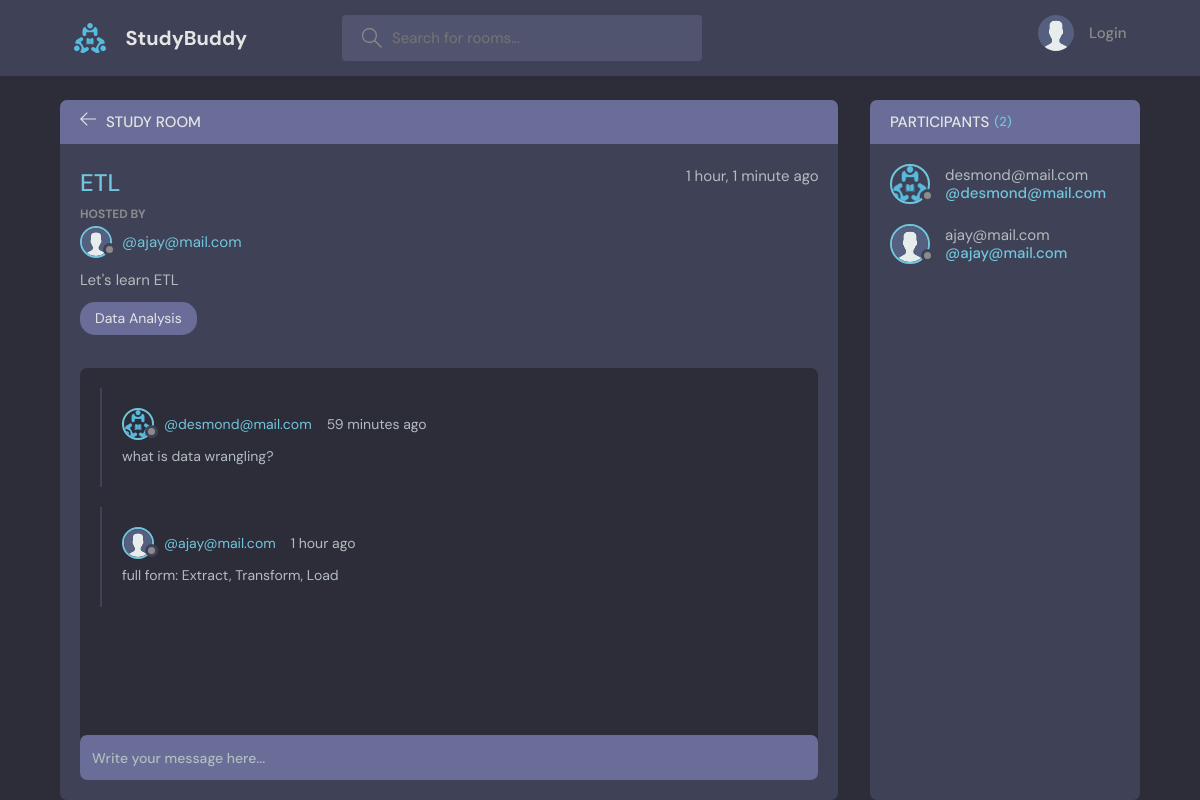
The app's page /room/2 with its own data.
### base/models.py (models this page shows)
class Room(models.Model):
    host = models.ForeignKey(User, on_delete=models.SET_NULL, null=True)
    topic = models.ForeignKey(Topic, on_delete=models.SET_NULL, null=True)
    participants = models.ManyToManyField(User, related_name='participants', blank=True)
    name = models.CharField(max_length=200)
    description = models.TextField(null=True,blank=True)
    updated = models.DateTimeField(auto_now=True)
    created = models.DateTimeField(auto_now_add=True)
    class Meta:
        ordering = ['-updated', '-created']
    def __str__(self):
        return self.name

class User(AbstractUser):
    name = models.CharField(max_length=200, null=True)
    email = models.EmailField(unique=True)
    bio = models.TextField(null=True)
    avatar = models.ImageField(null=True, default="avatar.svg")
    USERNAME_FIELD = 'email'
    REQUIRED_FIELDS = []

class Topic(models.Model):
    name = models.CharField(max_length=200)
    def __str__(self):
        return self.name

class Message(models.Model):
    user = models.ForeignKey(User, on_delete=models.CASCADE)
    room = models.ForeignKey(Room, on_delete=models.CASCADE)
    body = models.TextField()
    updated = models.DateTimeField(auto_now=True)
    created = models.DateTimeField(auto_now_add=True)
    class Meta:
        ordering = ['-updated', '-created']
    def __str__(self):
        return self.body[0:50]

### base/views.py (the view, shortened to what this page needs)
# urls.py: path('room/<str:pk>', views.getRoom)
def room(request,pk):
    room = Room.objects.get(id=pk)
    comments = room.message_set.all()
    participants = room.participants.all()
    context={'room':room, 'comments':comments, 'participants':participants}
    return render(request, 'base/room.html', context)

### base/templates/base/room.html (shortened to what this page needs)
{% extends 'main.html' %} {% block content %}
<main class="profile-page layout layout--2">
  <div class="container">
    <div class="room">
      <div class="room__top">
        <div class="room__topLeft">
          <a href="/">
            <svg
              version="1.1"
              xmlns="http://www.w3.org/2000/svg"
              width="32"
              height="32"
              viewBox="0 0 32 32"
            >
              <title>arrow-left</title>
              <path
                d="M13.723 2.286l-13.723 13.714 13.719 13.714 1.616-1.611-10.96-10.96h27.625v-2.286h-27.625l10.965-10.965-1.616-1.607z"
              ></path>
            </svg>
          </a>
          <h3>Study Room</h3>
        </div>
      </div>
      <div class="room__box scroll">
        <div class="room__header scroll">
          <div class="room__info">
            <h3>{{room}}</h3>
            <span>{{room.updated|timesince}} ago</span>
          </div>
          <div class="room__hosted">
            <p>Hosted By</p>
            <a href="{% url 'profile' room.host.id %}" class="room__author">
              <div class="avatar avatar--small">
                <img src="{{room.host.avatar.url}}" />
              </div>
              <span>@{{room.host}}</span>
            </a>
          </div>
          <div class="room__details">{{room.description}}</div>
          <span class="room__topics">{{room.topic}}</span>
        </div>
        <div class="room__conversation">
          <div class="threads scroll">
            {% for i in comments %}
            <div class="thread">
              <div class="thread__top">
                <div class="thread__author">
                  <a
                    href="{% url 'profile' i.user.id %}"
                    class="thread__authorInfo"
                  >
                    <div class="avatar avatar--small">
                      <img src="{{i.user.avatar.url}}" />
                    </div>
                    <span>@{{i.user}}</span>
                  </a>
                  <span class="thread__date">{{i.created|timesince}} ago</span>
                </div>
              </div>
              <div class="thread__details">{{i}}</div>
            </div>
            {% endfor %}
          </div>
        </div>
      </div>
      <div class="room__message">
        <form method="POST" action="">
          <input
            name="body"
            type="text"
            placeholder="Write your message here..."
          />
        </form>
      </div>
    </div>
    <div class="participants">
      <h3 class="participants__top">
        Participants <span>({{room.participants.count}})</span>
      </h3>
      <div class="participants__list scroll">
        {% for i in participants %}
        <a href="{% url 'profile' i.id %}" class="participant">
          <div class="avatar avatar--medium">
            <img src="{{i.avatar.url}}" />
          </div>
          <p>
            {{i}}
            <span>@{{i}}</span>
          </p>
        </a>
        {% endfor %}
      </div>
    </div>
  </div>
</main>
{% endblock content %}

### records on screen
Room: name "ETL", updated "1 hour, 1 minute", host.avatar (placeholder picture), host "ajay@mail.com", description "Let's learn ETL", topic "Data Analysis", participants.count "2"
Message: user.avatar (picture), user "desmond@mail.com", created "59 minutes", body "what is data wrangling?"
Message: user.avatar (placeholder picture), user "ajay@mail.com", created "1 hour", body "full form: Extract, Transform, Load"
User: avatar (picture), email "desmond@mail.com"
User: avatar (placeholder picture), email "ajay@mail.com"
